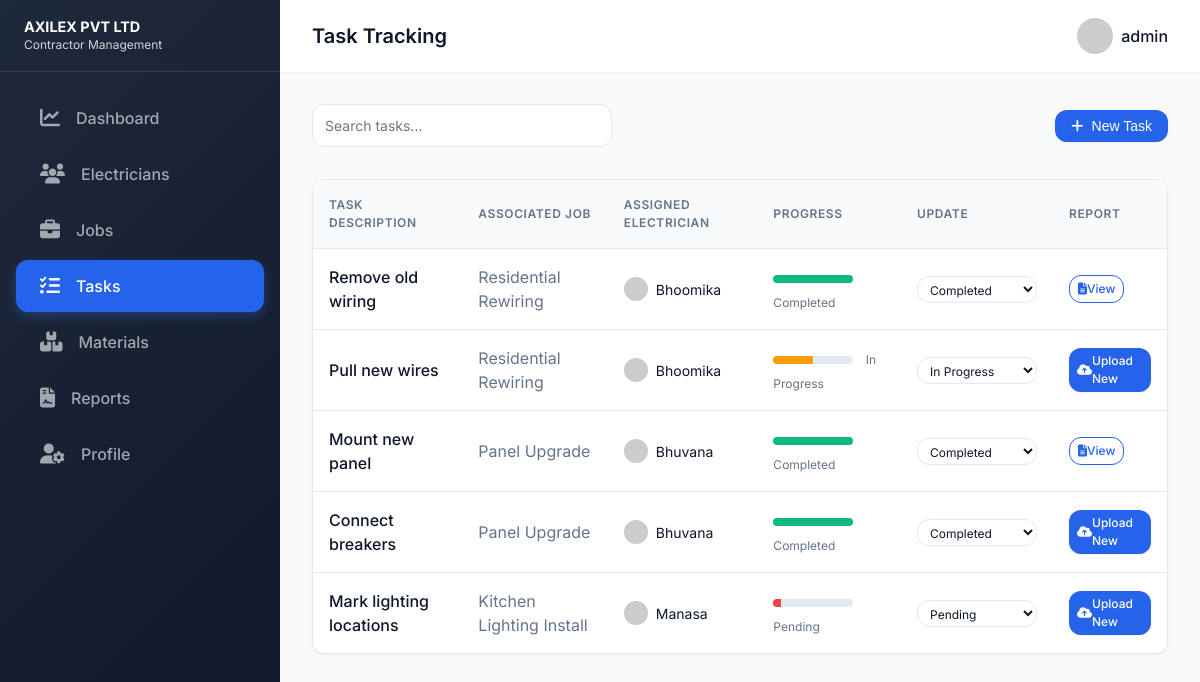
Screenshot of /tasks (signed in) with the database file from the repository.
### tables this page shows
CREATE TABLE Tasks (
            id INTEGER PRIMARY KEY AUTOINCREMENT,
            job_id INTEGER,
            description TEXT NOT NULL,
            status TEXT DEFAULT 'Incomplete',
            assigned_electrician_id INTEGER,
            completed_at TEXT, report_path TEXT,
            FOREIGN KEY (job_id) REFERENCES Jobs (id),
            FOREIGN KEY (assigned_electrician_id) REFERENCES Electricians (id)
        );

CREATE TABLE Jobs (
            id INTEGER PRIMARY KEY AUTOINCREMENT,
            title TEXT NOT NULL,
            description TEXT,
            location TEXT,
            deadline TEXT,
            assigned_electrician_id INTEGER,
            status TEXT DEFAULT 'Pending', image_path TEXT,
            FOREIGN KEY (assigned_electrician_id) REFERENCES Electricians (id)
        );

CREATE TABLE Electricians (
            id INTEGER PRIMARY KEY AUTOINCREMENT,
            name TEXT NOT NULL,
            phone TEXT,
            email TEXT,
            status TEXT DEFAULT 'Available'
        , user_id INTEGER REFERENCES Users(id));

### app.py (the view, shortened to what this page needs)
@app.route('/tasks', methods=['GET', 'POST'])
@login_required
def tasks():
    conn = get_db_connection()
    if session['role'] == 'admin':
        tasks = conn.execute('SELECT t.*, j.title as job_title, e.name as electrician_name FROM Tasks t JOIN Jobs j ON t.job_id = j.id LEFT JOIN Electricians e ON t.assigned_electrician_id = e.id').fetchall()
    jobs = conn.execute('SELECT id, title FROM Jobs').fetchall()
    els = conn.execute('SELECT id, name FROM Electricians').fetchall()
    conn.close()
    return render_template('tasks.html', tasks=tasks, jobs=jobs, electricians=els)

### app.py (called while the page is built)
def get_db_connection():
    conn = sqlite3.connect(DB_PATH)
    conn.row_factory = sqlite3.Row
    return conn

def login_required(f):
    @wraps(f)
    def decorated_function(*args, **kwargs):
        if 'user_id' not in session:
            return redirect(url_for('login'))
        return f(*args, **kwargs)
    return decorated_function

@app.context_processor
def inject_user():
    return dict(user_role=session.get('role'), username=session.get('username'))

### templates/tasks.html (shortened to what this page needs)
<!DOCTYPE html>
<html lang="en">
<head>
    <link rel="stylesheet" href="/static/css/styles.css">
    <link rel="stylesheet" href="https://cdnjs.cloudflare.com/ajax/libs/font-awesome/6.4.0/css/all.min.css">
</head>
<body>
    <div class="dashboard-layout">
        <aside class="sidebar">
            <div class="sidebar-header" style="justify-content: space-between;">
                <div style="font-size: 0.9rem; font-weight: 700; line-height: 1.2;">AXILEX PVT LTD <br><small style="font-weight: 400; opacity: 0.8;">Contractor Management</small></div>
            </div>
            <nav class="sidebar-nav">
                <a href="/dashboard" class="sidebar-link">
                    <i class="fa-solid fa-chart-line"></i> Dashboard
                </a>
                {% if session.role == 'admin' %}
                <a href="/electricians" class="sidebar-link">
                    <i class="fa-solid fa-users"></i> Electricians
                </a>
                {% endif %}
                <a href="/jobs" class="sidebar-link">
                    <i class="fa-solid fa-briefcase"></i> Jobs
                </a>
                <a href="/tasks" class="sidebar-link active">
                    <i class="fa-solid fa-list-check"></i> Tasks
                </a>
                {% if session.role == 'admin' %}
                <a href="/materials" class="sidebar-link">
                    <i class="fa-solid fa-boxes-stacked"></i> Materials
                </a>
                <a href="/reporter" class="sidebar-link">
                    <i class="fa-solid fa-file-contract"></i> Reports
                </a>
                {% endif %}
                <a href="/profile" class="sidebar-link">
                    <i class="fa-solid fa-user-gear"></i> Profile
                </a>
            </nav>
        </aside>
        <main class="main-content">
            <header class="topbar">
                <div class="flex items-center gap-2">
                    <h2 style="margin: 0; font-size: 1.25rem;">Task Tracking</h2>
                </div>
                <div class="topbar-right">
                    <div class="user-profile">
                        <img src="https://ui-avatars.com/api/?name={{ session.username|urlencode }}&background=DBEAFE&color=1E3A8A" alt="Profile" style="width: 36px; height: 36px; border-radius: 50%;">
                        <span>{{ session.username }}</span>
                    </div>
                </div>
            </header>
            <div class="content-area">
                <div class="flex justify-between items-center mb-4">
                    <div style="width: 300px;">
                        <input type="text" class="form-control" placeholder="Search tasks...">
                    </div>
                    {% if session.role == 'admin' %}
                    <button id="addTaskBtn" class="btn btn-primary"><i class="fa-solid fa-plus" style="margin-right: 0.5rem;"></i> New Task</button>
                    {% endif %}
                </div>
                <div class="table-container">
                    <table class="table">
                        <thead>
                            <tr>
                                <th>Task Description</th>
                                <th>Associated Job</th>
                                <th>Assigned Electrician</th>
                                <th>Progress</th>
                                <th>Update</th>
                                <th>Report</th>
                            </tr>
                        </thead>
                        <tbody>
                            {% for task in tasks %}
                            <tr>
                                <td style="font-weight: 500;">{{ task.description }}</td>
                                <td style="color: var(--text-light);">{{ task.job_title }}</td>
                                <td>
                                    {% if task.electrician_name %}
                                    <div class="flex items-center gap-1">
                                        <img src="https://ui-avatars.com/api/?name={{ task.electrician_name|urlencode }}&background=random" style="width: 24px; height: 24px; border-radius: 50%;">
                                        <span style="font-size: 0.875rem;">{{ task.electrician_name }}</span>
                                    </div>
                                    {% else %}
                                    <span style="font-size: 0.875rem; color: var(--text-light); font-style: italic;">Unassigned</span>
                                    {% endif %}
                                </td>
                                <td>
                                    <div style="background-color: var(--mid-grey); height: 8px; border-radius: 4px; overflow: hidden; width: 80px; display: inline-block; vertical-align: middle; margin-right: 0.5rem;">
                                        <div style="background-color: {{ 'var(--success)' if task.status == 'Completed' else 'var(--warning)' if task.status == 'In Progress' else 'var(--danger)' }}; height: 100%; width: {{ '100%' if task.status == 'Completed' else '50%' if task.status == 'In Progress' else '10%' }};"></div>
                                    </div>
                                    <span style="font-size: 0.75rem; color: var(--text-light);">{{ task.status }}</span>
                                </td>
                                <td>
                                    <select class="form-control status-update-btn" data-id="{{ task.id }}" style="padding: 0.25rem 0.5rem; font-size: 0.75rem; width: 120px;">
                                        <option value="Pending" {{ 'selected' if task.status == 'Pending' }}>Pending</option>
                                        <option value="In Progress" {{ 'selected' if task.status == 'In Progress' }}>In Progress</option>
                                        <option value="Completed" {{ 'selected' if task.status == 'Completed' }}>Completed</option>
                                    </select>
                                </td>
                                <td>
                                    {% if task.report_path %}
                                    <a href="/api/uploads/{{ task.report_path }}" target="_blank" class="btn btn-outline" style="padding: 0.25rem 0.5rem; font-size: 0.75rem;"><i class="fa-solid fa-file-lines"></i> View</a>
                                    {% else %}
                                    <label class="btn btn-primary" style="padding: 0.25rem 0.5rem; font-size: 0.75rem; cursor: pointer;">
                                        <i class="fa-solid fa-cloud-arrow-up"></i> Upload New
                                    </label>
                                    {% endif %}
                                </td>
                            </tr>
                            {% else %}
                            <tr>
                                <td colspan="6" class="text-center">No tasks assigned yet.</td>
                            </tr>
                            {% endfor %}
                        </tbody>
                    </table>
                </div>
            </div>
        </main>
    </div>
</body>
</html>

### static/css/styles.css (style rules this page uses)
:root { --primary-blue: #0f172a; --secondary-blue: #2563eb; --accent-blue: #3b82f6; --light-blue: #f1f5f9; --white: #ffffff; --light-grey: #f8fafc; --mid-grey: #e2e8f0; --dark-grey: #475569; --text-dark: #0f172a; --text-light: #64748b; --success: #10b981; --warning: #f59e0b; --danger: #ef4444; --pro-gradient: linear-gradient(135deg, #1e293b 0%, #0f172a 100%); --accent-gradient: linear-gradient(135deg, #3b82f6 0%, #1d4ed8 100%); --font-family: 'Outfit', 'Inter', system-ui, -apple-system, sans-serif; --sidebar-width: 280px; --header-height: 72px; --shadow-sm: 0 1px 2px 0 rgb(0 0 0 / 0.05); --shadow-md: 0 4px 6px -1px rgb(0 0 0 / 0.1), 0 2px 4px -2px rgb(0 0 0 / 0.1); --shadow-lg: 0 20px 25px -5px rgb(0 0 0 / 0.1), 0 8px 10px -6px rgb(0 0 0 / 0.1); --transition-fast: 0.25s cubic-bezier(0.4, 0, 0.2, 1); --border-radius: 12px; --glass-bg: rgba(255, 255, 255, 0.7); --glass-border: rgba(255, 255, 255, 0.4); }
* { margin: 0; padding: 0; box-sizing: border-box; }
body { font-family: var(--font-family); background-color: var(--light-grey); color: var(--text-dark); line-height: 1.5; -webkit-font-smoothing: antialiased; }
a { text-decoration: none; color: var(--secondary-blue); transition: color var(--transition-fast); }
h1, h2, h3, h4, h5, h6 { color: var(--text-dark); font-weight: 600; margin-bottom: 0.5rem; }
.flex { display: flex; }
.items-center { align-items: center; }
.justify-between { justify-content: space-between; }
.gap-1 { gap: 0.5rem; }
.gap-2 { gap: 1rem; }
.mb-4 { margin-bottom: 2rem; }
.btn { display: inline-flex; align-items: center; justify-content: center; padding: 0.5rem 1rem; font-weight: 500; border-radius: var(--border-radius); border: none; cursor: pointer; transition: all var(--transition-fast); font-size: 0.875rem; }
.btn-primary { background-color: var(--secondary-blue); color: var(--white); box-shadow: var(--shadow-sm); }
.btn-outline { background-color: transparent; color: var(--secondary-blue); border: 1px solid var(--secondary-blue); }
.form-control { width: 100%; padding: 0.625rem 0.75rem; font-size: 0.875rem; line-height: 1.5; color: var(--text-dark); background-color: var(--white); background-clip: padding-box; border: 1px solid var(--mid-grey); border-radius: var(--border-radius); transition: border-color var(--transition-fast), box-shadow var(--transition-fast); font-family: inherit; }
.dashboard-layout { display: flex; min-height: 100vh; }
.sidebar { width: var(--sidebar-width); background: var(--pro-gradient); color: var(--white); display: flex; flex-direction: column; position: fixed; height: 100vh; z-index: 100; transition: transform var(--transition-fast); }
.sidebar-header { height: var(--header-height); display: flex; align-items: center; padding: 0 1.5rem; border-bottom: 1px solid rgba(255, 255, 255, 0.1); font-size: 1.25rem; font-weight: bold; }
.sidebar-nav { flex: 1; padding: 1rem 0; overflow-y: auto; }
.sidebar-link { display: flex; align-items: center; padding: 0.875rem 1.5rem; color: rgba(255, 255, 255, 0.6); font-weight: 500; transition: all var(--transition-fast); margin: 0.25rem 1rem; border-radius: 12px; }
.sidebar-link i { margin-right: 1rem; font-size: 1.25rem; }
.sidebar-link:hover, .sidebar-link.active { color: var(--white); background: rgba(255, 255, 255, 0.1); }
.sidebar-link.active { background: var(--secondary-blue); box-shadow: 0 4px 12px rgba(59, 130, 246, 0.3); }
.main-content { flex: 1; margin-left: var(--sidebar-width); display: flex; flex-direction: column; min-height: 100vh; }
.topbar { height: var(--header-height); background-color: var(--white); box-shadow: var(--shadow-sm); display: flex; align-items: center; justify-content: space-between; padding: 0 2rem; position: sticky; top: 0; z-index: 5; }
.topbar-right { display: flex; align-items: center; gap: 1rem; }
.user-profile { display: flex; align-items: center; gap: 0.5rem; font-weight: 500; cursor: pointer; }
.content-area { padding: 2rem; flex: 1; }
.table-container { overflow-x: auto; background: var(--white); border-radius: var(--border-radius); box-shadow: var(--shadow-sm); border: 1px solid var(--mid-grey); }
.table { width: 100%; border-collapse: collapse; text-align: left; min-width: 700px; }
.table th, .table td { padding: 1rem; border-bottom: 1px solid var(--mid-grey); }
.table th { background-color: #F9FAFB; font-weight: 600; color: var(--text-light); font-size: 0.75rem; text-transform: uppercase; letter-spacing: 0.05em; }
.table tr:last-child td { border-bottom: none; }

### rows the page displays
Tasks: description "Remove old wiring", job_title "Residential Rewiring", electrician_name "Bhoomika", status "Completed", id "Completed"
Tasks: description "Pull new wires", job_title "Residential Rewiring", electrician_name "Bhoomika", status "In Progress", id "In Progress"
Tasks: description "Mount new panel", job_title "Panel Upgrade", electrician_name "Bhuvana", status "Completed", id "Completed"
Tasks: description "Connect breakers", job_title "Panel Upgrade", electrician_name "Bhuvana", status "Completed", id "Completed"
Tasks: description "Mark lighting locations", job_title "Kitchen Lighting Install", electrician_name "Manasa", status "Pending", id "Pending"

### other values shown
{{ session.username }} "admin"
